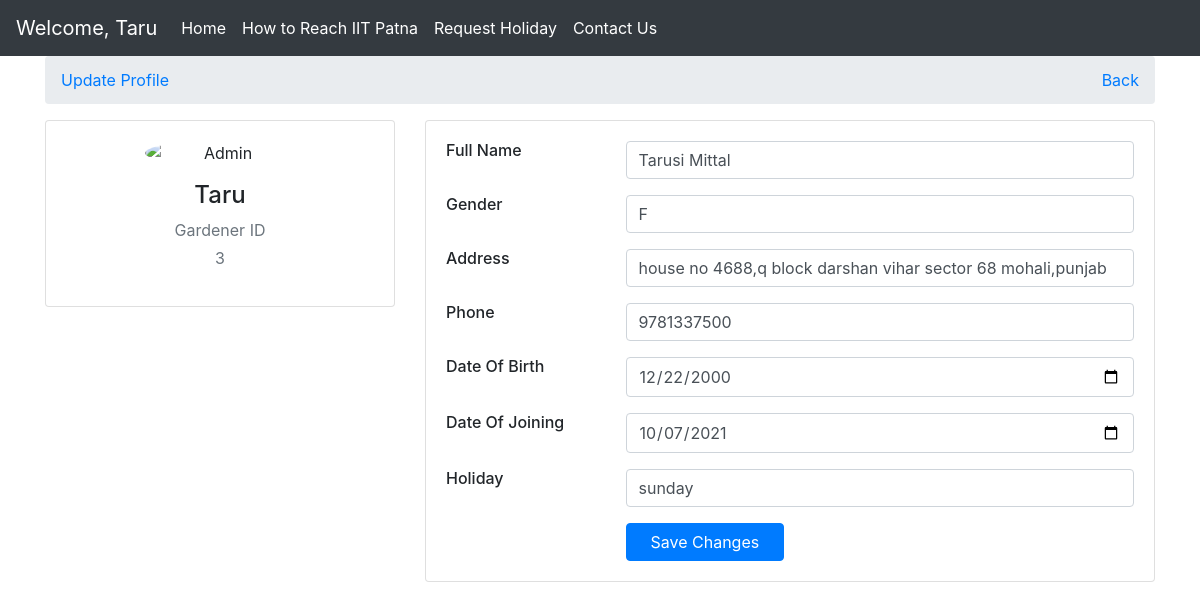
/Mini-project/userupdate_profile.php (signed in), run on the app's committed database.
### tables this page shows
CREATE TABLE `gardener` (
  `gardenerid` int(11) NOT NULL,
  `name` varchar(255) NOT NULL,
  `dob` date NOT NULL,
  `address` varchar(255) NOT NULL,
  `contactno` bigint(20) NOT NULL,
  `workingarea` varchar(255) NOT NULL DEFAULT 'not assigned',
  `holiday` varchar(20) NOT NULL DEFAULT 'sunday',
  `password` varchar(255) NOT NULL,
  `gender` varchar(10) NOT NULL,
  `username` varchar(55) NOT NULL,
  `doj` date NOT NULL
);

### Mini-project/userupdate_profile.php (the view, shortened to what this page needs)
<?php
    include('navbargardener.php');
?>
<?php
require('db.php');
$var1 = $_SESSION['gardenerid'];
$sql = "SELECT * from `gardener` where gardenerid= '$var1'" ;
$query = mysqli_query($db, $sql);
$row = mysqli_fetch_assoc($query);
?>
<!DOCTYPE html>
<html lang="en" dir="ltr">
  <head>
    <link rel="stylesheet" href="https://maxcdn.bootstrapcdn.com/bootstrap/4.0.0/css/bootstrap.min.css">
  </head>
  <body>
    <div class="container">
		<div class="main-body">
      <nav aria-label="breadcrumb" class="main-breadcrumb">
        <ol class="breadcrumb">
          <li class="breadcrumb-item"><a href="">Update Profile</a></li>
          <a href = "userprofile.php" class="ml-auto"> Back </a>
        </ol>
      </nav>
			<div class="row">
				<div class="col-lg-4">
					<div class="card">
						<div class="card-body">
							<div class="d-flex flex-column align-items-center text-center">
                <?php if($row['gender']=='M'): ?>
                <img src="https://bootdey.com/img/Content/avatar/avatar7.png" alt="Admin" class="rounded-circle" width="150">
              <?php else: ?>
              <img src="https://bootdey.com/img/Content/avatar/avatar8.png" alt="Admin" class="rounded-circle" width="150">
            <?php endif; ?>
                <div class="mt-3">
                  <h4><?php echo $row['username']; ?></h4>
                  <p class="text-secondary mb-1">Gardener ID</p>
                  <p class="text-muted font-size-sm"><?php echo $row['gardenerid']; ?></p>
								</div>
							</div>
						</div>
					</div>
				</div>
				<div class="col-lg-8">
					<div class="card">
						<div class="card-body">
              <form>
							<div class="row mb-3">
								<div class="col-sm-3">
									<h6 class="mb-0">Full Name</h6>
								</div>
								<div class="col-sm-9 text-secondary">
									<input type="text" name="name" class="form-control" value="<?php echo trim($row['name']);?>">
								</div>
							</div>
							<div class="row mb-3">
								<div class="col-sm-3">
									<h6 class="mb-0">Gender</h6>
								</div>
								<div class="col-sm-9 text-secondary">
									<input type="text" name="gender" class="form-control" value="<?php echo $row['gender'];?>">
								</div>
							</div>
              <div class="row mb-3">
								<div class="col-sm-3">
									<h6 class="mb-0">Address</h6>
								</div>
								<div class="col-sm-9 text-secondary">
									<input type="text" name="address" class="form-control" value="<?php echo $row['address'];?>">
								</div>
							</div>
							<div class="row mb-3">
								<div class="col-sm-3">
									<h6 class="mb-0">Phone</h6>
								</div>
								<div class="col-sm-9 text-secondary">
									<input type="text" name="contactno"  class="form-control" value="<?php echo $row['contactno'];?> ">
								</div>
							</div>
							<div class="row mb-3">
								<div class="col-sm-3">
									<h6 class="mb-0">Date Of Birth</h6>
								</div>
								<div class="col-sm-9 text-secondary">
									<input type="date" name="dob" class="form-control" value=<?php echo $row['dob'];?>>
								</div>
							</div>
              <div class="row mb-3">
								<div class="col-sm-3">
									<h6 class="mb-0">Date Of Joining</h6>
								</div>
								<div class="col-sm-9 text-secondary">
									<input type="date" name="doj" class="form-control" value=<?php echo $row['doj'];?>>
								</div>
							</div>
							<div class="row mb-3">
								<div class="col-sm-3">
									<h6 class="mb-0">Holiday</h6>
								</div>
								<div class="col-sm-9 text-secondary">
									<input type="text" name="holiday" class="form-control" value=<?php echo $row['holiday'];?>>
								</div>
							</div>
							<div class="row">
								<div class="col-sm-3"></div>
								<div class="col-sm-9 text-secondary">
									<input type="submit" name="submit" class="btn btn-primary px-4" value="Save Changes">
								</div>
							</div>
            </form>
						</div>
					</div>
				</div>
			</div>
		</div>
	</div>
  </body>
</html>

### data on the page
gardener: username "Taru", gardenerid "3", name "Tarusi Mittal", gender "F", address "house no 4688,q block darshan vihar sector 68 mohali,punjab", contactno "9781337500", dob "12/22/2000", doj "10/07/2021", holiday "sunday"

### other printed values
$_SESSION['username'] "Taru"
